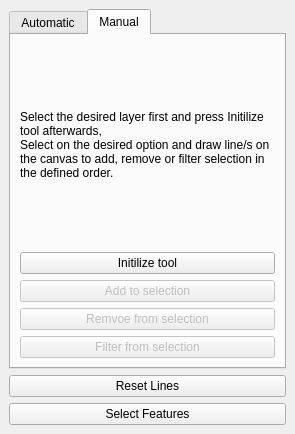
<?xml version="1.0" encoding="UTF-8"?>
<ui version="4.0">
 <class>DockWidget</class>
 <widget class="QDockWidget" name="DockWidget">
  <property name="geometry">
   <rect>
    <x>0</x>
    <y>0</y>
    <width>295</width>
    <height>434</height>
   </rect>
  </property>
  <property name="windowTitle">
   <string>Select by drawing</string>
  </property>
  <widget class="QWidget" name="dockWidgetContents">
   <layout class="QGridLayout" name="gridLayout">
    <item row="1" column="0">
     <widget class="QPushButton" name="pushButton_reset_lines">
      <property name="text">
       <string>Reset Lines</string>
      </property>
     </widget>
    </item>
    <item row="2" column="0">
     <widget class="QPushButton" name="pushButton_select_features">
      <property name="text">
       <string>Select Features</string>
      </property>
     </widget>
    </item>
    <item row="0" column="0">
     <widget class="QTabWidget" name="tabs">
      <property name="currentIndex">
       <number>1</number>
      </property>
      <widget class="QWidget" name="tab">
       <attribute name="title">
        <string>Automatic</string>
       </attribute>
       <layout class="QVBoxLayout" name="verticalLayout">
        <item>
         <widget class="QLabel" name="label_2">
          <property name="text">
           <string>Draw lines on the canvas: The first line defines the inital selection and the following lines set the filter at the defiend order.</string>
          </property>
          <property name="wordWrap">
           <bool>true</bool>
          </property>
         </widget>
        </item>
        <item>
         <widget class="QPushButton" name="pushButton_draw_lines">
          <property name="sizePolicy">
           <sizepolicy hsizetype="Expanding" vsizetype="Fixed">
            <horstretch>0</horstretch>
            <verstretch>0</verstretch>
           </sizepolicy>
          </property>
          <property name="text">
           <string>Draw Lines</string>
          </property>
         </widget>
        </item>
       </layout>
      </widget>
      <widget class="QWidget" name="tab_2">
       <attribute name="title">
        <string>Manual</string>
       </attribute>
       <layout class="QHBoxLayout" name="horizontalLayout">
        <item>
         <layout class="QGridLayout" name="gridLayout_2">
          <item row="0" column="0">
           <widget class="QLabel" name="label">
            <property name="text">
             <string>Select the desired layer first and press Initilize tool afterwards,
Select on the desired option and draw line/s on the canvas to add, remove or filter selection in the defined order.</string>
            </property>
            <property name="wordWrap">
             <bool>true</bool>
            </property>
           </widget>
          </item>
          <item row="2" column="0">
           <widget class="QPushButton" name="pushButton_add_lines">
            <property name="enabled">
             <bool>false</bool>
            </property>
            <property name="sizePolicy">
             <sizepolicy hsizetype="Expanding" vsizetype="Fixed">
              <horstretch>0</horstretch>
              <verstretch>0</verstretch>
             </sizepolicy>
            </property>
            <property name="text">
             <string>Add to selection</string>
            </property>
           </widget>
          </item>
          <item row="4" column="0">
           <widget class="QPushButton" name="pushButton_filter_lines">
            <property name="enabled">
             <bool>false</bool>
            </property>
            <property name="sizePolicy">
             <sizepolicy hsizetype="Expanding" vsizetype="Fixed">
              <horstretch>0</horstretch>
              <verstretch>0</verstretch>
             </sizepolicy>
            </property>
            <property name="text">
             <string>Filter from selection</string>
            </property>
           </widget>
          </item>
          <item row="3" column="0">
           <widget class="QPushButton" name="pushButton_remove_lines">
            <property name="enabled">
             <bool>false</bool>
            </property>
            <property name="sizePolicy">
             <sizepolicy hsizetype="Expanding" vsizetype="Fixed">
              <horstretch>0</horstretch>
              <verstretch>0</verstretch>
             </sizepolicy>
            </property>
            <property name="text">
             <string>Remvoe from selection</string>
            </property>
           </widget>
          </item>
          <item row="1" column="0">
           <widget class="QPushButton" name="pushButton_init">
            <property name="text">
             <string>Initilize tool</string>
            </property>
           </widget>
          </item>
         </layout>
        </item>
       </layout>
      </widget>
     </widget>
    </item>
   </layout>
  </widget>
 </widget>
 <resources/>
 <connections/>
</ui>
